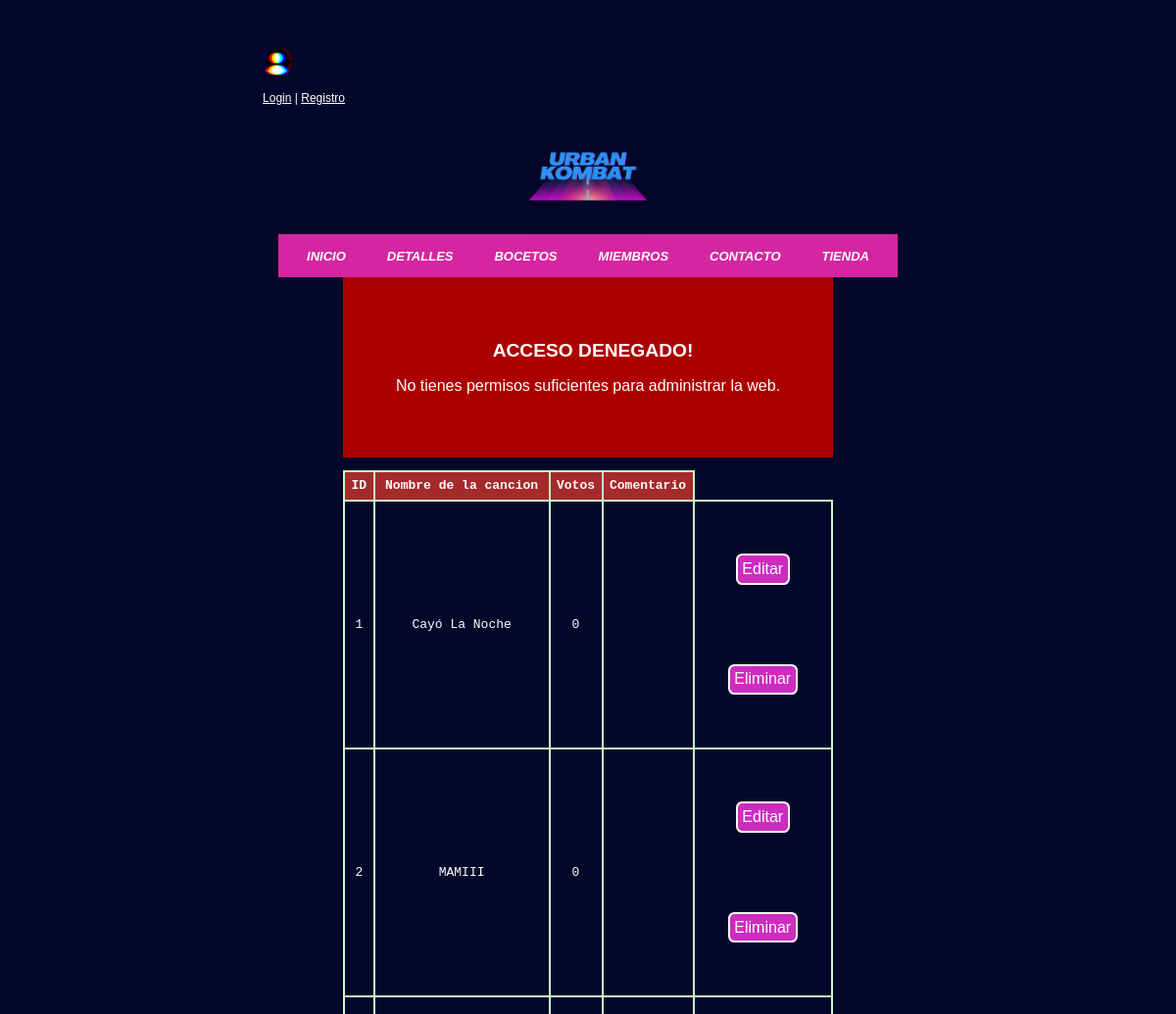
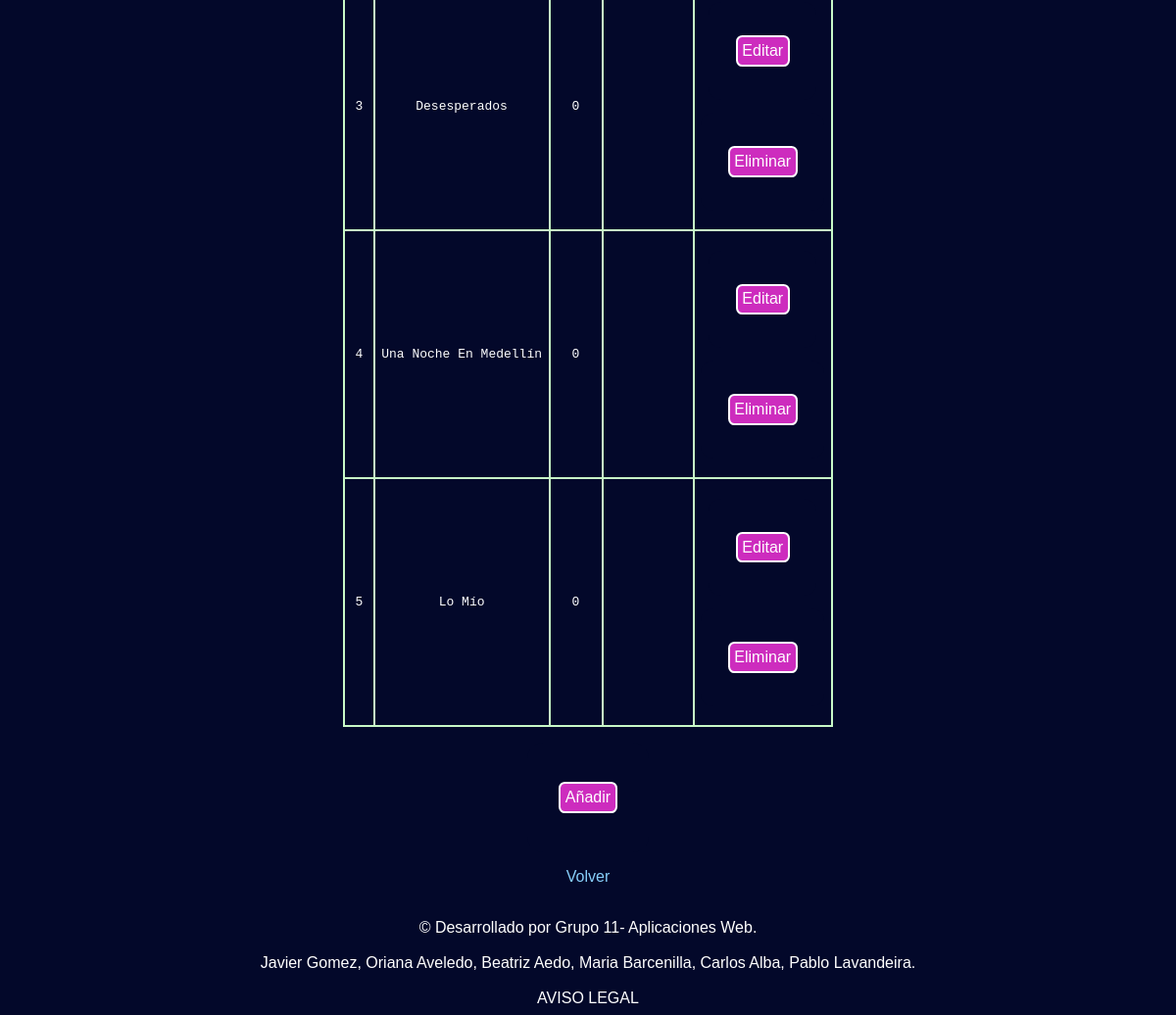
The page /adminCanciones.php on the database its author committed (2 pictures, top to bottom).
### tables this page shows
CREATE TABLE `Canciones` (
  `id` integer NOT NULL,
  `nombre` varchar(30) NOT NULL,
  `artista` varchar(100) NOT NULL,
  `votos` integer NOT NULL,
  `duracion` integer NOT NULL, 
  `esGanadora`boolean NOT NULL,
  `comentario`varchar(256) NOT NULL
);

### includes/Cancion.php (called while the page is built, shortened)
<?php
class Cancion{
    public static function cargarCanciones(){
        $app = Aplicacion::getInstancia();
        $conn = $app->conexionBd();
        $sql = "SELECT * FROM Canciones";
        $result = $conn->query($sql);
        return $result;
    }
}

### adminCanciones.php (the view, shortened to what this page needs)
<?php
require_once __DIR__.'/includes/Cancion.php';
$contenido='';
if (isset($_SESSION["esAdmin"]) && $_SESSION["esAdmin"]) {
	$contenido.=<<<EOS
	<h1>Consola de administración</h1>
	EOS;
} else {
	$contenido.=<<<EOS
	<div class="noRegMsg">
	<h1>Acceso denegado!</h1>
	<p>No tienes permisos suficientes para administrar la web.</p>
	</div>
	EOS;
}
  $result = Cancion::cargarCanciones();
  if(!$result)
    echo 'No se han podido cargar los albumes';
  else if($result->num_rows > 0){
    $contenido.=<<<EOS
      <table class="tablaAdmin">
      <tr>
        <th>ID</th>
        <th>Nombre de la cancion</th>
        <th>Votos</th>
        <th>Comentario</th>
      </tr>
    EOS;
    while($row= $result->fetch_assoc()) {
      $id = $row['id'];
      $nombre= $row['nombre'];
      $votos= $row['votos'];
      $comentario = $row['comentario'];
      $contenido.=<<<EOS
        <tr>
          <td>
                <p>$id</p>
            </td>
            <td>
                <p>$nombre</p>
            </td>
            <td>
                <p>$votos</p>
            </td>
            <td>
                <p>$comentario</p>
            </td>
            <td>
            <form method="post" action="editar.php?nombre=$nombre">
              <input type="submit" name='editarCancion' value = "Editar"/></form>
            <form method="post" action="eliminar.php?nombre=$nombre">
              <input type="submit" name='eliminarCancion' value = "Eliminar"/></form>
        </td>
        </tr>
      EOS;
    }
    $contenido.=<<<EOS
      </table>
    EOS;
  }
  else {
    $contenido.=<<<EOS
      <p>Todavia no hay canciones</p>
    EOS;
  }
$contenido.=<<<EOS
  <form method="post" action="aniadir.php">
  <input type="submit" name='añadirCancion' value = "Añadir"/></form>
  <p><a class="volver" href="admin.php">Volver</a></p>
EOS;
require __DIR__.'/includes/plantillas/plantilla.php';

### css/diseno.css (style rules this page uses)
body { display:flex; flex-flow: column nowrap; background-color: #03082A; color:white; font-family:Helvetica, sans-serif; justify-content: center; align-content: flex-start; padding: 40px 40px 0px 40px; text-align: center; align-items: center; }
form { background-color: white; width: max-content; color:#03082A; padding: 2em 1.5em; border:2px #0b6b91; border-radius: 1em; margin:1em auto; text-align:justify; }
input, textarea { box-sizing: border-box; border: 2px solid #03082A; border-radius: 4px; margin: 0.5em; }
input[type=submit], button[type=submit] { text-align: center; background-color: #CD2CBE; color:white; font-size: 1em; padding:0.3em; border: 2px solid white; border-radius: 0.4em; }
h1 { text-align:center; font-size:larger; text-transform: uppercase; padding-left: 10px; }
.noRegMsg { background-color: rgb(172, 0, 0); padding: 3em; }

### css/admin.css (style rules this page uses)
.tablaAdmin { margin: 1em auto; border-collapse:collapse; font-family: monospace; empty-cells: hide; }
.tablaAdmin td, .tablaAdmin th { border: 2px solid rgb(199, 248, 199); padding: 0.5em; }
.tablaAdmin th { background-color:brown; }
.volver { text-decoration: none; color:lightskyblue; }
form { background-color: #03082A; }
input[type=submit] { text-align: center; background-color: #CD2CBE; color:white; font-size: 1em; padding:0.3em; border: 2px solid white; border-radius: 0.4em; }

### rows shown on the page
canciones: id "1", nombre "Cayó La Noche", votos "0"
canciones: id "2", nombre "MAMIII", votos "0"
canciones: id "3", nombre "Desesperados", votos "0"
canciones: id "4", nombre "Una Noche En Medellín", votos "0"
canciones: id "5", nombre "Lo Mío", votos "0"
